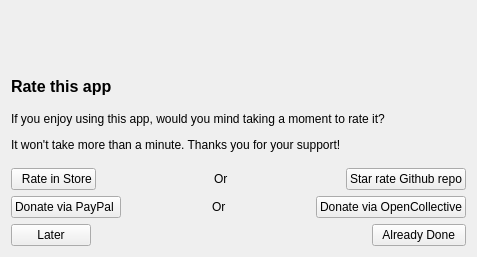
<?xml version="1.0" encoding="UTF-8"?>
<ui version="4.0">
 <class>RateApp</class>
 <widget class="QWidget" name="RateApp">
  <property name="geometry">
   <rect>
    <x>0</x>
    <y>0</y>
    <width>477</width>
    <height>257</height>
   </rect>
  </property>
  <property name="windowTitle">
   <string>Form</string>
  </property>
  <layout class="QVBoxLayout" name="verticalLayout">
   <item>
    <widget class="QLabel" name="logoLabel">
     <property name="alignment">
      <set>Qt::AlignHCenter|Qt::AlignVCenter</set>
     </property>
     <property name="text">
      <string/>
     </property>
    </widget>
   </item>
   <item>
    <widget class="QLabel" name="label">
     <property name="sizePolicy">
      <sizepolicy hsizetype="Preferred" vsizetype="Maximum">
       <horstretch>0</horstretch>
       <verstretch>0</verstretch>
      </sizepolicy>
     </property>
     <property name="font">
      <font>
       <pointsize>12</pointsize>
       <weight>75</weight>
       <bold>true</bold>
      </font>
     </property>
     <property name="text">
      <string>Rate this app</string>
     </property>
    </widget>
   </item>
   <item>
    <widget class="QLabel" name="label_2">
     <property name="sizePolicy">
      <sizepolicy hsizetype="Preferred" vsizetype="Minimum">
       <horstretch>0</horstretch>
       <verstretch>0</verstretch>
      </sizepolicy>
     </property>
     <property name="text">
      <string>&lt;html&gt;&lt;head/&gt;&lt;body&gt;&lt;p&gt;If you enjoy using this app, would you mind taking a moment to rate it?&lt;/p&gt;&lt;p&gt;It won't take more than a minute. Thanks you for your support!&lt;/p&gt;&lt;/body&gt;&lt;/html&gt;</string>
     </property>
     <property name="wordWrap">
      <bool>true</bool>
     </property>
    </widget>
   </item>
   <item>
    <layout class="QVBoxLayout" name="verticalLayout_2">
     <property name="bottomMargin">
      <number>0</number>
     </property>
     <item>
      <layout class="QHBoxLayout" name="horizontalLayout_2">
       <item>
        <widget class="QPushButton" name="rateNowBtn">
         <property name="text">
          <string>  Rate in Store</string>
         </property>
        </widget>
       </item>
       <item>
        <spacer name="horizontalSpacer_2">
         <property name="orientation">
          <enum>Qt::Horizontal</enum>
         </property>
         <property name="sizeHint" stdset="0">
          <size>
           <width>40</width>
           <height>20</height>
          </size>
         </property>
        </spacer>
       </item>
       <item>
        <widget class="QLabel" name="label_4">
         <property name="sizePolicy">
          <sizepolicy hsizetype="Maximum" vsizetype="Preferred">
           <horstretch>0</horstretch>
           <verstretch>0</verstretch>
          </sizepolicy>
         </property>
         <property name="text">
          <string>Or</string>
         </property>
        </widget>
       </item>
       <item>
        <spacer name="horizontalSpacer_3">
         <property name="orientation">
          <enum>Qt::Horizontal</enum>
         </property>
         <property name="sizeHint" stdset="0">
          <size>
           <width>40</width>
           <height>20</height>
          </size>
         </property>
        </spacer>
       </item>
       <item>
        <widget class="QPushButton" name="rateOnGithub">
         <property name="text">
          <string>Star rate Github repo</string>
         </property>
        </widget>
       </item>
      </layout>
     </item>
     <item>
      <layout class="QHBoxLayout" name="horizontalLayout_3">
       <item>
        <widget class="QPushButton" name="donate">
         <property name="text">
          <string>Donate via PayPal </string>
         </property>
        </widget>
       </item>
       <item>
        <spacer name="horizontalSpacer_4">
         <property name="orientation">
          <enum>Qt::Horizontal</enum>
         </property>
         <property name="sizeHint" stdset="0">
          <size>
           <width>40</width>
           <height>20</height>
          </size>
         </property>
        </spacer>
       </item>
       <item>
        <widget class="QLabel" name="label_5">
         <property name="sizePolicy">
          <sizepolicy hsizetype="Maximum" vsizetype="Preferred">
           <horstretch>0</horstretch>
           <verstretch>0</verstretch>
          </sizepolicy>
         </property>
         <property name="text">
          <string>Or</string>
         </property>
        </widget>
       </item>
       <item>
        <spacer name="horizontalSpacer_5">
         <property name="orientation">
          <enum>Qt::Horizontal</enum>
         </property>
         <property name="sizeHint" stdset="0">
          <size>
           <width>40</width>
           <height>20</height>
          </size>
         </property>
        </spacer>
       </item>
       <item>
        <widget class="QPushButton" name="donate_2">
         <property name="text">
          <string>Donate via OpenCollective</string>
         </property>
        </widget>
       </item>
      </layout>
     </item>
     <item>
      <layout class="QHBoxLayout" name="horizontalLayout">
       <item>
        <widget class="QPushButton" name="laterBtn">
         <property name="text">
          <string>Later</string>
         </property>
        </widget>
       </item>
       <item>
        <spacer name="horizontalSpacer">
         <property name="orientation">
          <enum>Qt::Horizontal</enum>
         </property>
         <property name="sizeHint" stdset="0">
          <size>
           <width>40</width>
           <height>10</height>
          </size>
         </property>
        </spacer>
       </item>
       <item>
        <widget class="QPushButton" name="alreadyDoneBtn">
         <property name="styleSheet">
          <string notr="true"/>
         </property>
         <property name="text">
          <string>  Already Done  </string>
         </property>
        </widget>
       </item>
      </layout>
     </item>
    </layout>
   </item>
  </layout>
 </widget>
 <resources/>
 <connections/>
</ui>
